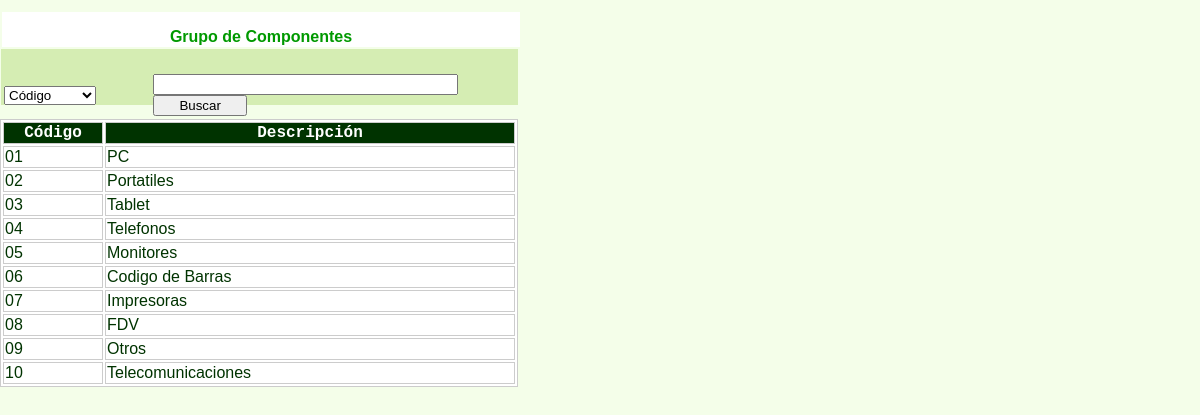
Screenshot of /selec_grupos.php with the database file from the repository.
### tables this page shows
CREATE TABLE `m_grupo_componentes` (
  `GRUPO_COMP` varchar(2) NOT NULL,
  `descripcion` varchar(35) NOT NULL,
  UNIQUE KEY `codigo` (`GRUPO_COMP`)
);

### selec_grupos.php (the view, shortened to what this page needs)
<?php
  $nombre_busqueda=$_POST['nombre_busqueda'];
  $tipo_objeto=$_POST['tipo_objeto'];
?>
<!DOCTYPE html PUBLIC "-//W3C//DTD XHTML 1.0 Transitional//EN" "http://www.w3.org/TR/xhtml1/DTD/xhtml1-transitional.dtd">
<html xmlns="http://www.w3.org/1999/xhtml">
<head>
</head>
<body>
<p>&nbsp;</p>
<p class="efecha">&nbsp;</p>
<div id="Layer1">
  <div align="center" class="Estilo28">
    <p class="Estilo41">Grupo de Componentes   </p>
  </div>
</div>
<form id="form1" name="form1" method="post" action="selec_grupos.php">
  <p>&nbsp;</p>
  <p>&nbsp;</p>
<div id="busqueda">
  <table width="519">
    <tr>
      <td width="136">&nbsp;</td>
      <td width="342">&nbsp;</td>
      </tr>
    <tr>
      <td><select name="tipo_objeto" size="1" id="tipo_objeto" >
        <?php
          $opciones = array(01=>'Código',02=>'Descripción');
          foreach($opciones as $k=>$op) {
        ?>
        <option value="<?php echo $k; ?>" <?php if($tipo_objeto== $k) echo 'selected="selected"'?> > <?php echo $op; ?> </option>
        <?php } ?>
      </select></td>
      <td><input name="nombre_busqueda" type="text" id="nombre_busqueda" value="<?php echo $nombre_busqueda; ?>" size="35" maxlength="35" />
        <input name="b_buscar" type="submit" id="b_buscar" value="     Buscar     " /></td>
      </tr>
  </table>
  <div id="resultado">
    <table width="518" border="1" bordercolor="#CCCCCC" bgcolor="#FFFFFF" class="Estilo28">
      <tr>
        <td width="96" bgcolor="#003300"><div align="center"><span class="Estilo38">C&oacute;digo</span></div></td>
        <td width="406" bgcolor="#003300"><div align="center"><span class="Estilo38">Descripci&oacute;n</span></div></td>
      </tr>
        <?php
           $conectar=mysql_connect($_SESSION['servidor'],$_SESSION['usuario_adm'],$_SESSION['clave']) or
                die("Problemas  con la conexión a la base de datos");
                   $sql01="select grupo_comp as cod_grupo, descripcion as descripcion from m_grupo_componentes order by cod_grupo";
              $resultado=mysql_query($sql01,$conectar) or die("Problemas en la Sentencia SQL".mysql_error());
              if(mysql_num_rows($resultado)>0)
	          {
    		  while($registro=mysql_fetch_assoc($resultado))
              {
				  $codigo=$registro['cod_grupo'];
				  $codigo=str_replace(" ","&nbsp;",$codigo);
				  $desc=$registro['descripcion'];
				  $desc=str_replace(" ","&nbsp;",$desc);
				  echo "<tr OnMouseOver=Resaltar_On(this);' OnMouseOut='Resaltar_Off(this);'
				  OnClick=\"datos('$codigo','$desc');\"><td>$codigo</td><td>$desc</td></tr>";
   		      }
		   }
		   ?>
    </table>
  </div>
</div>
  <p>&nbsp;</p>
  <p>&nbsp;</p>
  <p>&nbsp;</p>
  <p>&nbsp;</p>
  <p>&nbsp;</p>
  <p>&nbsp;</p>
  <p>&nbsp;</p>
</form>
</body>
</html>

### selec_grupos.php (style rules this page uses)
#Layer1 { position:absolute; width:518px; height:35px; z-index:17; left: 2px; top: 12px; background-color: #FFFFFF; }
#busqueda { position:absolute; width:517px; height:56px; z-index:19; left: 1px; top: 49px; background-color: #D5EDB3; }
body { background-color: #F4FEE9; }
.Estilo28 { font-family: Geneva, Arial, Helvetica, sans-serif; font-weight: normal; color: #003300; }
#resultado { position:absolute; width:519px; height:265px; z-index:1; left: -1px; }
.Estilo38 { color: #FFFFFF; font-weight: bold; font-family: "Courier New", Courier, monospace; }
.Estilo41 { color: #009900; font-weight: bold; }

### rows the page displays
m_grupo_componentes: GRUPO_COMP "01", descripcion "PC"
m_grupo_componentes: GRUPO_COMP "02", descripcion "Portatiles"
m_grupo_componentes: GRUPO_COMP "03", descripcion "Tablet"
m_grupo_componentes: GRUPO_COMP "04", descripcion "Telefonos"
m_grupo_componentes: GRUPO_COMP "05", descripcion "Monitores"
m_grupo_componentes: GRUPO_COMP "06", descripcion "Codigo de Barras"
m_grupo_componentes: GRUPO_COMP "07", descripcion "Impresoras"
m_grupo_componentes: GRUPO_COMP "08", descripcion "FDV"
m_grupo_componentes: GRUPO_COMP "09", descripcion "Otros"
m_grupo_componentes: GRUPO_COMP "10", descripcion "Telecomunicaciones"

### other values shown
form field tipo_objeto "Código"
